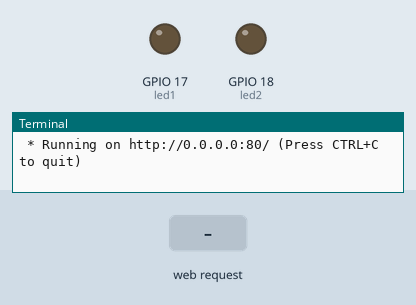
Simulated run of this program. Board: Raspberry Pi (BCM pin numbers). Shown: output pins drawn as LEDs (lit = HIGH), the last lines printed to the terminal. The test bench sets the inputs (shaded band). The clock reads 2024-03-15 10:24:30 at power-on unless the program sets it.

Above: at 1.2 s.
1.3 s: HTTP request for / received with the fields onBtn=LED1
At 1.6 s:
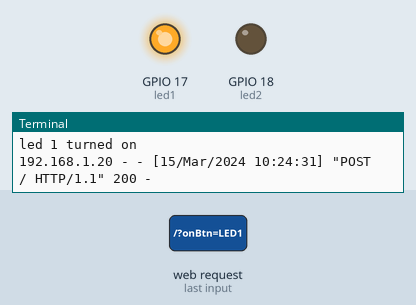
2.8 s: HTTP request for / received with the fields onBtn=LED2
At 4.0 s:
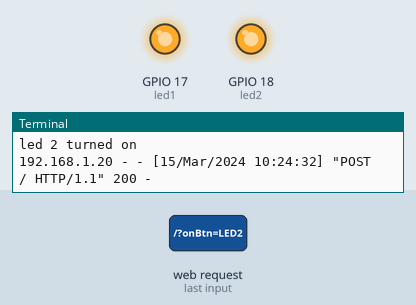
4.3 s: HTTP request for / received
At 5.1 s:
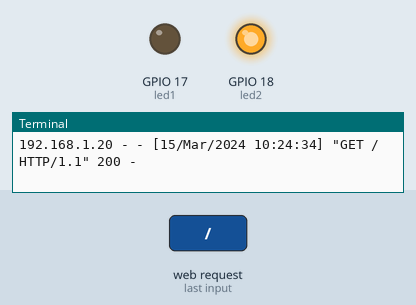
Timing chart, 0 to 7.3 s (numbered marks = the images above; inputs shaded):
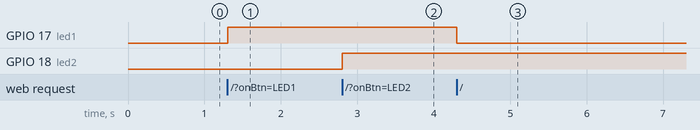

Measured:
- after the input at 1.3 s, GPIO 17 (led1): LOW → HIGH at once
- after the input at 2.8 s, GPIO 18 (led2): LOW → HIGH at once
- after the input at 4.3 s, GPIO 17 (led1): HIGH → LOW at once

The program:

app.py
```python
#Ben Lepsch and Jonah Newman

from flask import Flask, render_template, request
import RPi.GPIO as GPIO

GPIO.setwarnings(False)
GPIO.setmode(GPIO.BCM)
GPIO.setup(17,GPIO.OUT)
GPIO.setup(18,GPIO.OUT)

app = Flask(__name__)

led1 = False
led2 = False

@app.route("/", methods=["GET","POST"])
def index():
        led1 = GPIO.input(17)
        led2 = GPIO.input(18)
	if request.method == "POST":
                msg = request.form.get("onBtn")
                if msg == "LED1":
                        led1 = not led1
                        GPIO.output(17,led1)
                        print("led 1 turned "+ "on" if led1 else "off")
                elif msg == "LED2":
                        led2 = not led2
                        GPIO.output(18,led2)
                        print("led 2 turned "+ "on" if led2 else "off")
	else:
		GPIO.output(17,GPIO.LOW)
		msg = "No click yet."
	button1 = "Turjn LED 1 " + ("off" if led1 else "on")
	button2 = "Tjurn LED 2 " + ("off" if led2 else "on")
	return render_template("index.html", msg=msg, button1=button1, button2=button2)

if __name__ == "__main__":
        #global led1, led2
        #led1 = False
        #led2 = False
	app.run(host="0.0.0.0",port=80,debug=True)
```
